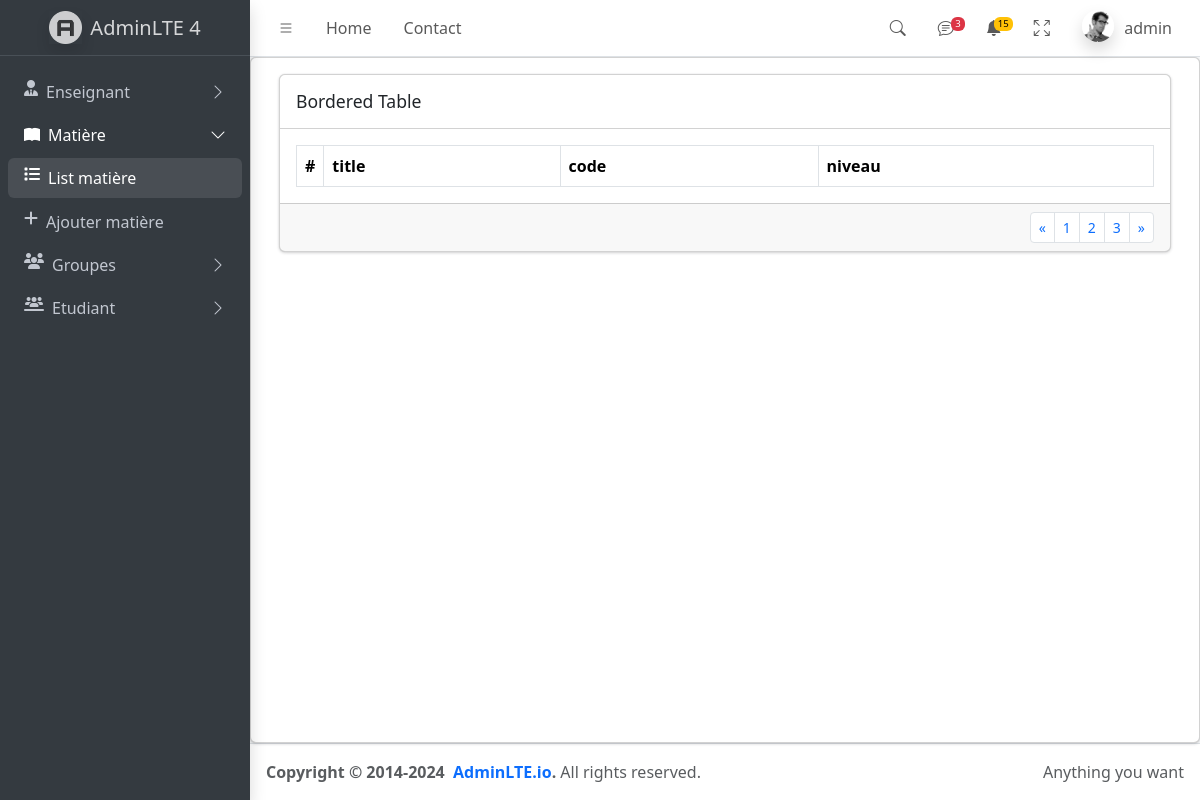
Page /matiere/ (signed in) on the earlier database version.
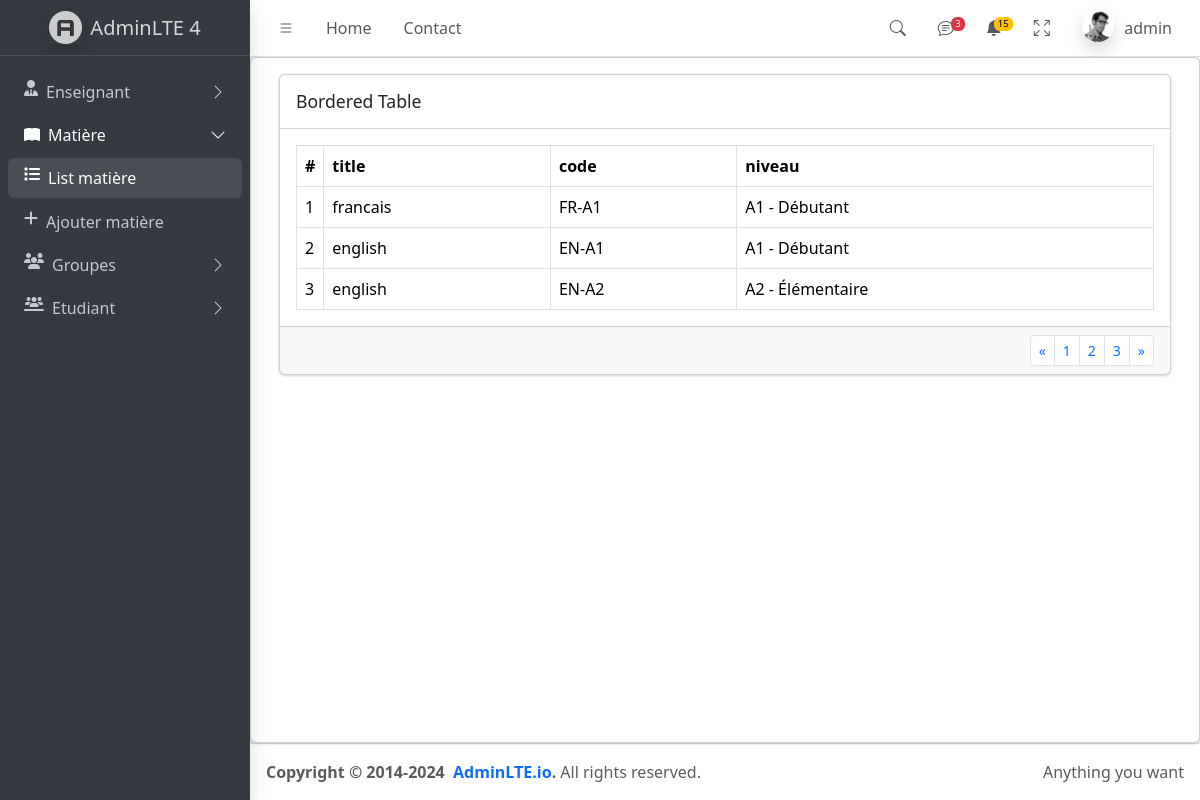
Same page on the later database version.
### educat/models/matiere_models.py (models this page shows, shortened)
class Matiere(models.Model):
    NIVEAUX_LANGUE = [
        ("A1", "A1 - Débutant"),
        ("A2", "A2 - Élémentaire"),
        ("B1", "B1 - Intermédiaire"),
        ("B2", "B2 - Avancé"),
        ("C1", "C1 - Expérimenté"),
        ("C2", "C2 - Maîtrise"),
    ]
    title = models.CharField(max_length=255)
    code = models.CharField(max_length=15, unique=True)
    niveau = models.CharField(max_length=2, choices=NIVEAUX_LANGUE)
    volume_horaire = models.IntegerField(help_text="Volume horaire total en heures")
    enseignant = models.ForeignKey(Enseignant, blank=True ,null=True, on_delete=models.SET_NULL)

### educat/views/matiere_views.py (the view)
# urls.py: path("matiere/",views.matiere,name="matiere_list"),
@login_required
def matiere(request):
    qset = Matiere.objects.all()
    context= {
        "qset":qset,
    }
    return render(request , "matiere/matiere_list.html",context)

### educat/context_processors.py (called while the page is built)
def base_template(request):
    return {
        "base_template": BASE_TEMPLATE
    }

### educat/templatetags/filters.py (called while the page is built)
@register.filter
def niveau_display(value):
    mapping = {
        "A1": "A1 - Débutant",
        "A2": "A2 - Élémentaire",
        "B1": "B1 - Intermédiaire",
        "B2": "B2 - Avancé",
        "C1": "C1 - Expérimenté",
        "C2": "C2 - Maîtrise",
    }
    return mapping.get(value, value)

### educat/templates/matiere/matiere_list.html (shortened to what this page needs)
{% extends base_template %}
{% load filters %}
{% block content %}
    <div class="p-3">
            <div class="card mb-4">
                <div class="card-header"><h3 class="card-title">Bordered Table</h3></div>
                <div class="card-body">
                <table class="table table-bordered">
                    <thead>
                    <tr>
                        <th style="width: 10px">#</th>
                        <th>title</th>
                        <th>code</th>
                        <th>niveau</th>
                    </tr>
                    </thead>
                    <tbody>
                    {% for matiere in  qset%}
                    <tr class="align-middle">
                        <td>{{matiere.id}}</td>
                        <td>{{matiere.title}}</td>
                        <td>{{matiere.code}}</td>
                        <td>{{ matiere.niveau|niveau_display }}</td>
                    </tr>
                    {% endfor %}
                    </tbody>
                </table>
                </div>
                <div class="card-footer clearfix">
                <ul class="pagination pagination-sm m-0 float-end">
                    <li class="page-item"><a class="page-link" href="#">«</a></li>
                    <li class="page-item"><a class="page-link" href="#">1</a></li>
                    <li class="page-item"><a class="page-link" href="#">2</a></li>
                    <li class="page-item"><a class="page-link" href="#">3</a></li>
                    <li class="page-item"><a class="page-link" href="#">»</a></li>
                </ul>
                </div>
            </div>
    </div>
{% endblock content %}

Differences in the rows shown:
added Matiere: id "1", title "francais", code "FR-A1", niveau|niveau_display "A1 - Débutant"
added Matiere: id "2", title "english", code "EN-A1", niveau|niveau_display "A1 - Débutant"
added Matiere: id "3", title "english", code "EN-A2", niveau|niveau_display "A2 - Élémentaire"
